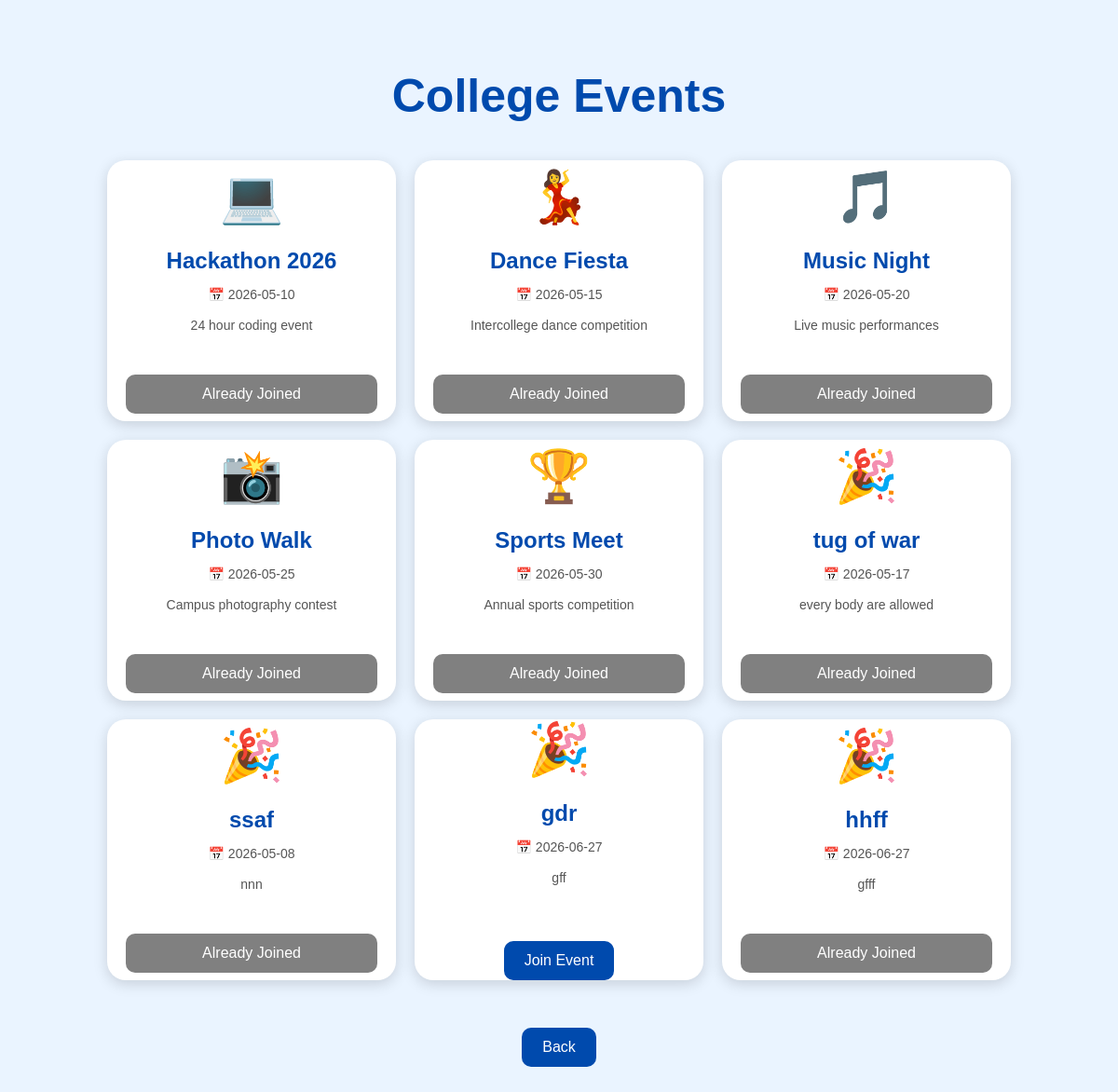
/view_events.php?event_id=8 (signed in), run on the app's committed database.
### tables this page shows
CREATE TABLE `events` (
  `event_id` int(11) NOT NULL,
  `club_id` int(11) DEFAULT NULL,
  `event_name` varchar(100) DEFAULT NULL,
  `event_date` date DEFAULT NULL,
  `description` text DEFAULT NULL
);

### view_events.php (the view, shortened to what this page needs)
<?php
include 'db.php';
$student_id = $_SESSION['student'];
if(isset($_GET['event_id'])){
    $event_id = $_GET['event_id'];
    $check = "SELECT * FROM registrations
              WHERE student_id='$student_id'
              AND event_id='$event_id'";
    $check_result = mysqli_query($conn, $check);
    if(mysqli_num_rows($check_result) == 0){
        $insert = "INSERT INTO registrations(student_id, event_id)
                   VALUES('$student_id', '$event_id')";
        mysqli_query($conn, $insert);
    }
}
$query = "SELECT * FROM events";
$result = mysqli_query($conn, $query);
?>
<!DOCTYPE html>
<html>
<head>
    <link rel="stylesheet" href="style.css">
</head>
<body>
<div class="dashboard">
<h1>College Events</h1>
<div class="dashboard-boxes">
<?php
while($row = mysqli_fetch_assoc($result)){
    $event_id = $row['event_id'];
    $joined_query = "SELECT * FROM registrations
                     WHERE student_id='$student_id'
                     AND event_id='$event_id'";
    $joined_result = mysqli_query($conn, $joined_query);
    $already_joined = mysqli_num_rows($joined_result) > 0;
?>
<div class="dash-card">
    <?php
$event_name = strtolower($row['event_name']);
$emoji = "🎉";
if(strpos($event_name, 'hack') !== false ||
   strpos($event_name, 'coding') !== false){
    $emoji = "💻";
}
elseif(strpos($event_name, 'dance') !== false){
    $emoji = "💃";
}
elseif(strpos($event_name, 'music') !== false){
    $emoji = "🎵";
}
elseif(strpos($event_name, 'photo') !== false){
    $emoji = "📸";
}
elseif(strpos($event_name, 'sport') !== false){
    $emoji = "🏆";
}
elseif(strpos($event_name, 'robot') !== false){
    $emoji = "🤖";
}
elseif(strpos($event_name, 'ai') !== false){
    $emoji = "🧠";
}
elseif(strpos($event_name, 'literary') !== false){
    $emoji = "📚";
}
?>
<div style="font-size:55px; margin-bottom:10px;">
    <?php echo $emoji; ?>
</div>
<h2><?php echo $row['event_name']; ?></h2>
    <p>
📅 <?php echo $row['event_date']; ?>
</p>
<p>
<?php echo $row['description']; ?>
</p>
    <br>
    <?php
    if($already_joined){
        echo "<button disabled style='background:gray;'>
              Already Joined
              </button>";
    } else {
    ?>
    <a href="view_events.php?event_id=<?php echo $event_id; ?>"
       class="logout-btn">
       Join Event
    </a>
    <?php
    }
    ?>
</div>
<?php
}
?>
</div>
<br><br>
<a href="student_dashboard.php" class="logout-btn">
Back
</a>
</div>
</body>
</html>

### style.css (style rules this page uses)
body { margin:0; padding:0; font-family:Arial; background:#eaf4ff; }
h1 { color:#004aad; margin-bottom:50px; font-size:40px; }
button { width:100%; padding:12px; background:#004aad; color:white; border:none; border-radius:10px; cursor:pointer; font-size:16px; font-weight:normal; transistion:0.3s; }
.dashboard { padding:40px; text-align:center; }
.dashboard h1 { text-align:center; color:#004aad; margin-bottom:40px; font-size:50px; }
.dashboard-boxes { display:flex; justify-content:center; flex-wrap:wrap; gap:20px; margin-top:40px; }
.dash-card { width:270px; height:240px; background:white; border-radius:20px; padding:20px; box-shadow:0 4px 15px rgba(0,0,0,0.15); display:flex; flex-direction:column; justify-content:center; align-items:center; gap:12px; text-align:center; transition:0.3s; }
.dash-card h2 { color:#004aad; font-size:24px; margin:0; }
.dash-card p { color:#555; font-size:14px; line-height:1.5; margin:0; }
.logout-btn { display:inline-block; text-decoration:none; background:#004aad; color:white; padding:12px 22px; border-radius:10px; font-size:16px; margin-top:15px; transition:0.3s; }
.dashboard-boxes { display:flex; flex-wrap:wrap; justify-content:center; gap:20px; margin-top:40px; }

### data on the page
events: event_name "💻", event_name "Hackathon 2026", event_date "2026-05-10", description "24 hour coding event", shows "Already Joined"
events: event_name "💃", event_name "Dance Fiesta", event_date "2026-05-15", description "Intercollege dance competition", shows "Already Joined"
events: event_name "🎵", event_name "Music Night", event_date "2026-05-20", description "Live music performances", shows "Already Joined"
events: event_name "📸", event_name "Photo Walk", event_date "2026-05-25", description "Campus photography contest", shows "Already Joined"
events: event_name "🏆", event_name "Sports Meet", event_date "2026-05-30", description "Annual sports competition", shows "Already Joined"
events: emoji "🎉", event_name "tug of war", event_date "2026-05-17", description "every body are allowed", shows "Already Joined"
events: emoji "🎉", event_name "ssaf", event_date "2026-05-08", description "nnn", shows "Already Joined"
events: emoji "🎉", event_name "gdr", event_date "2026-06-27", description "gff"
events: emoji "🎉", event_name "hhff", event_date "2026-06-27", description "gfff", shows "Already Joined"
